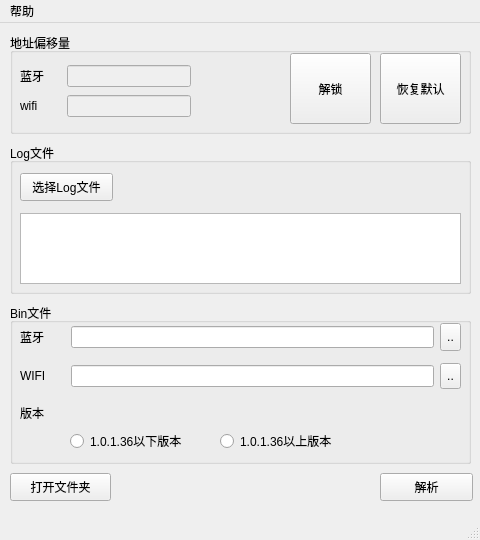
<?xml version="1.0" encoding="UTF-8"?>
<ui version="4.0">
 <class>main</class>
 <widget class="QMainWindow" name="main">
  <property name="geometry">
   <rect>
    <x>0</x>
    <y>0</y>
    <width>480</width>
    <height>540</height>
   </rect>
  </property>
  <property name="windowTitle">
   <string>MainWindow</string>
  </property>
  <widget class="QWidget" name="centralwidget">
   <widget class="QGroupBox" name="groupBox_3">
    <property name="geometry">
     <rect>
      <x>10</x>
      <y>10</y>
      <width>461</width>
      <height>101</height>
     </rect>
    </property>
    <property name="title">
     <string>地址偏移量</string>
    </property>
    <widget class="QWidget" name="layoutWidget">
     <property name="geometry">
      <rect>
       <x>10</x>
       <y>60</y>
       <width>171</width>
       <height>26</height>
      </rect>
     </property>
     <layout class="QHBoxLayout" name="horizontalLayout_4">
      <item>
       <widget class="QLabel" name="label_4">
        <property name="sizePolicy">
         <sizepolicy hsizetype="Expanding" vsizetype="Preferred">
          <horstretch>1</horstretch>
          <verstretch>0</verstretch>
         </sizepolicy>
        </property>
        <property name="text">
         <string>wifi</string>
        </property>
       </widget>
      </item>
      <item>
       <widget class="QLineEdit" name="le_wifi_addr_offset">
        <property name="enabled">
         <bool>false</bool>
        </property>
        <property name="sizePolicy">
         <sizepolicy hsizetype="Expanding" vsizetype="Fixed">
          <horstretch>3</horstretch>
          <verstretch>0</verstretch>
         </sizepolicy>
        </property>
        <property name="text">
         <string/>
        </property>
        <property name="frame">
         <bool>true</bool>
        </property>
        <property name="readOnly">
         <bool>false</bool>
        </property>
       </widget>
      </item>
     </layout>
    </widget>
    <widget class="QWidget" name="layoutWidget_2">
     <property name="geometry">
      <rect>
       <x>10</x>
       <y>30</y>
       <width>171</width>
       <height>26</height>
      </rect>
     </property>
     <layout class="QHBoxLayout" name="horizontalLayout_3">
      <item>
       <widget class="QLabel" name="label_3">
        <property name="sizePolicy">
         <sizepolicy hsizetype="Expanding" vsizetype="Preferred">
          <horstretch>1</horstretch>
          <verstretch>0</verstretch>
         </sizepolicy>
        </property>
        <property name="text">
         <string>蓝牙</string>
        </property>
       </widget>
      </item>
      <item>
       <widget class="QLineEdit" name="le_ble_addr_offset">
        <property name="enabled">
         <bool>false</bool>
        </property>
        <property name="sizePolicy">
         <sizepolicy hsizetype="Expanding" vsizetype="Fixed">
          <horstretch>3</horstretch>
          <verstretch>0</verstretch>
         </sizepolicy>
        </property>
        <property name="text">
         <string/>
        </property>
        <property name="frame">
         <bool>true</bool>
        </property>
        <property name="readOnly">
         <bool>false</bool>
        </property>
       </widget>
      </item>
     </layout>
    </widget>
    <widget class="QPushButton" name="bt_default">
     <property name="geometry">
      <rect>
       <x>370</x>
       <y>20</y>
       <width>81</width>
       <height>71</height>
      </rect>
     </property>
     <property name="text">
      <string>恢复默认</string>
     </property>
    </widget>
    <widget class="QPushButton" name="bt_lock">
     <property name="geometry">
      <rect>
       <x>280</x>
       <y>20</y>
       <width>81</width>
       <height>71</height>
      </rect>
     </property>
     <property name="text">
      <string>解锁</string>
     </property>
    </widget>
   </widget>
   <widget class="QGroupBox" name="groupBox_2">
    <property name="geometry">
     <rect>
      <x>10</x>
      <y>120</y>
      <width>461</width>
      <height>151</height>
     </rect>
    </property>
    <property name="title">
     <string>Log文件</string>
    </property>
    <widget class="QPushButton" name="bt_select_logfile">
     <property name="geometry">
      <rect>
       <x>10</x>
       <y>30</y>
       <width>93</width>
       <height>28</height>
      </rect>
     </property>
     <property name="text">
      <string>选择Log文件</string>
     </property>
    </widget>
    <widget class="QListWidget" name="list_file_path">
     <property name="geometry">
      <rect>
       <x>10</x>
       <y>70</y>
       <width>441</width>
       <height>71</height>
      </rect>
     </property>
    </widget>
   </widget>
   <widget class="QPushButton" name="bt_analysis">
    <property name="geometry">
     <rect>
      <x>380</x>
      <y>450</y>
      <width>93</width>
      <height>28</height>
     </rect>
    </property>
    <property name="text">
     <string>解析</string>
    </property>
   </widget>
   <widget class="QPushButton" name="bt_opendir">
    <property name="geometry">
     <rect>
      <x>10</x>
      <y>450</y>
      <width>101</width>
      <height>28</height>
     </rect>
    </property>
    <property name="text">
     <string>打开文件夹</string>
    </property>
   </widget>
   <widget class="QGroupBox" name="groupBox">
    <property name="geometry">
     <rect>
      <x>10</x>
      <y>280</y>
      <width>461</width>
      <height>161</height>
     </rect>
    </property>
    <property name="title">
     <string>Bin文件</string>
    </property>
    <widget class="QWidget" name="layoutWidget_3">
     <property name="geometry">
      <rect>
       <x>10</x>
       <y>60</y>
       <width>441</width>
       <height>26</height>
      </rect>
     </property>
     <layout class="QHBoxLayout" name="horizontalLayout_2">
      <item>
       <widget class="QLabel" name="label_2">
        <property name="sizePolicy">
         <sizepolicy hsizetype="Expanding" vsizetype="Preferred">
          <horstretch>1</horstretch>
          <verstretch>0</verstretch>
         </sizepolicy>
        </property>
        <property name="text">
         <string>WIFI</string>
        </property>
        <property name="alignment">
         <set>Qt::AlignLeading|Qt::AlignLeft|Qt::AlignVCenter</set>
        </property>
       </widget>
      </item>
      <item>
       <widget class="QLineEdit" name="le_wifi_binfile">
        <property name="sizePolicy">
         <sizepolicy hsizetype="Expanding" vsizetype="Fixed">
          <horstretch>8</horstretch>
          <verstretch>0</verstretch>
         </sizepolicy>
        </property>
        <property name="text">
         <string/>
        </property>
        <property name="readOnly">
         <bool>true</bool>
        </property>
       </widget>
      </item>
      <item>
       <widget class="QToolButton" name="bt_add_wifi_binfile">
        <property name="sizePolicy">
         <sizepolicy hsizetype="Expanding" vsizetype="Expanding">
          <horstretch>0</horstretch>
          <verstretch>0</verstretch>
         </sizepolicy>
        </property>
        <property name="text">
         <string>..</string>
        </property>
       </widget>
      </item>
     </layout>
    </widget>
    <widget class="QWidget" name="layoutWidget_4">
     <property name="geometry">
      <rect>
       <x>10</x>
       <y>20</y>
       <width>441</width>
       <height>28</height>
      </rect>
     </property>
     <layout class="QHBoxLayout" name="horizontalLayout">
      <item>
       <widget class="QLabel" name="label">
        <property name="sizePolicy">
         <sizepolicy hsizetype="Expanding" vsizetype="Preferred">
          <horstretch>1</horstretch>
          <verstretch>0</verstretch>
         </sizepolicy>
        </property>
        <property name="text">
         <string>蓝牙</string>
        </property>
        <property name="alignment">
         <set>Qt::AlignLeading|Qt::AlignLeft|Qt::AlignVCenter</set>
        </property>
       </widget>
      </item>
      <item>
       <widget class="QLineEdit" name="le_ble_binfile">
        <property name="sizePolicy">
         <sizepolicy hsizetype="Expanding" vsizetype="Fixed">
          <horstretch>8</horstretch>
          <verstretch>0</verstretch>
         </sizepolicy>
        </property>
        <property name="text">
         <string/>
        </property>
        <property name="readOnly">
         <bool>true</bool>
        </property>
       </widget>
      </item>
      <item>
       <widget class="QToolButton" name="bt_add_ble_binfile">
        <property name="sizePolicy">
         <sizepolicy hsizetype="Expanding" vsizetype="Expanding">
          <horstretch>0</horstretch>
          <verstretch>0</verstretch>
         </sizepolicy>
        </property>
        <property name="text">
         <string>..</string>
        </property>
       </widget>
      </item>
     </layout>
    </widget>
    <widget class="QWidget" name="layoutWidget">
     <property name="geometry">
      <rect>
       <x>10</x>
       <y>100</y>
       <width>441</width>
       <height>20</height>
      </rect>
     </property>
     <layout class="QHBoxLayout" name="horizontalLayout_5">
      <item>
       <widget class="QLabel" name="label_5">
        <property name="sizePolicy">
         <sizepolicy hsizetype="Expanding" vsizetype="Expanding">
          <horstretch>1</horstretch>
          <verstretch>0</verstretch>
         </sizepolicy>
        </property>
        <property name="text">
         <string>版本 </string>
        </property>
       </widget>
      </item>
      <item>
       <widget class="QLabel" name="lb_version">
        <property name="sizePolicy">
         <sizepolicy hsizetype="Expanding" vsizetype="Preferred">
          <horstretch>9</horstretch>
          <verstretch>0</verstretch>
         </sizepolicy>
        </property>
        <property name="styleSheet">
         <string notr="true">color: rgb(255, 0, 0);</string>
        </property>
        <property name="text">
         <string/>
        </property>
       </widget>
      </item>
     </layout>
    </widget>
    <widget class="QRadioButton" name="rb_36down">
     <property name="enabled">
      <bool>true</bool>
     </property>
     <property name="geometry">
      <rect>
       <x>60</x>
       <y>130</y>
       <width>151</width>
       <height>16</height>
      </rect>
     </property>
     <property name="text">
      <string>1.0.1.36以下版本</string>
     </property>
    </widget>
    <widget class="QRadioButton" name="rb_36up">
     <property name="enabled">
      <bool>true</bool>
     </property>
     <property name="geometry">
      <rect>
       <x>210</x>
       <y>130</y>
       <width>151</width>
       <height>16</height>
      </rect>
     </property>
     <property name="text">
      <string>1.0.1.36以上版本</string>
     </property>
    </widget>
   </widget>
  </widget>
  <widget class="QMenuBar" name="menubar">
   <property name="geometry">
    <rect>
     <x>0</x>
     <y>0</y>
     <width>480</width>
     <height>23</height>
    </rect>
   </property>
   <widget class="QMenu" name="menu">
    <property name="title">
     <string>帮助</string>
    </property>
    <addaction name="actionHelp"/>
    <addaction name="separator"/>
    <addaction name="actionUpdateInfo"/>
    <addaction name="actionAbout"/>
   </widget>
   <addaction name="menu"/>
  </widget>
  <widget class="QStatusBar" name="statusbar"/>
  <action name="actionUpdateInfo">
   <property name="text">
    <string>版本更新日志</string>
   </property>
  </action>
  <action name="actionAbout">
   <property name="text">
    <string>关于</string>
   </property>
  </action>
  <action name="actionHelp">
   <property name="text">
    <string>帮助</string>
   </property>
  </action>
 </widget>
 <resources/>
 <connections/>
</ui>
